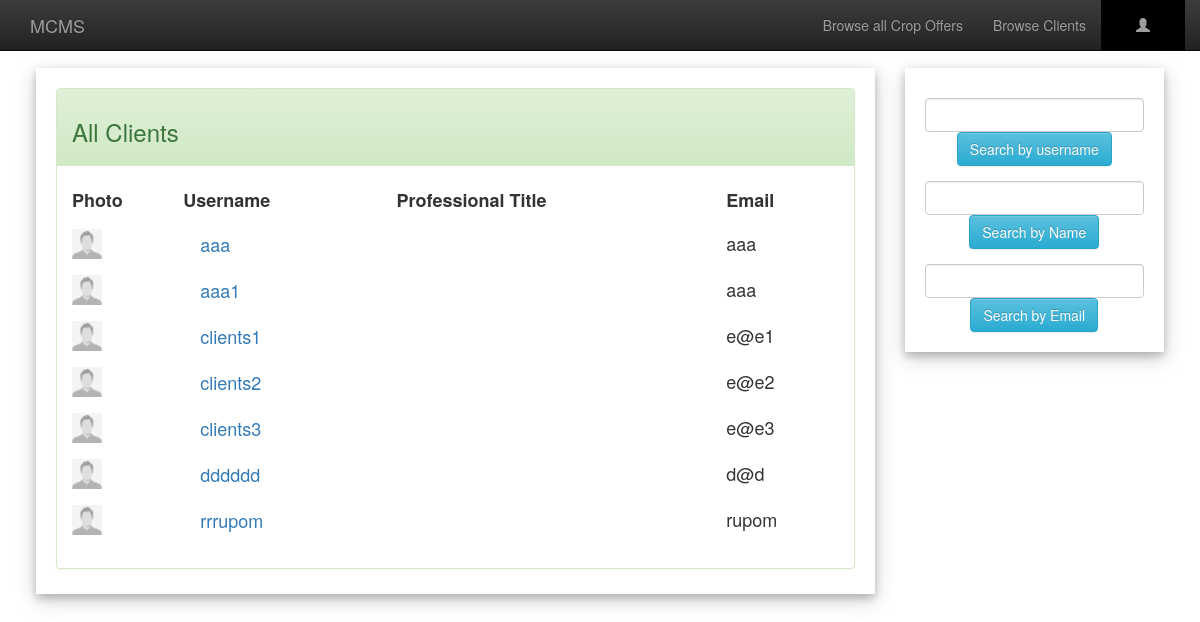
Screenshot of /allClients.php with the database file from the repository.
### tables this page shows
CREATE TABLE `clients` (
  `username` varchar(200) NOT NULL,
  `password` varchar(200) NOT NULL,
  `Name` varchar(200) NOT NULL,
  `email` varchar(200) NOT NULL,
  `contact_no` varchar(200) NOT NULL,
  `address` varchar(200) NOT NULL,
  `gender` varchar(200) NOT NULL,
  `birthdate` date NOT NULL,
  `company` varchar(200) NOT NULL,
  `profile_sum` varchar(1000) NOT NULL
);

### allClients.php (the view, shortened to what this page needs)
<?php include('includes/server.php');
$sql = "SELECT * FROM clients";
$result = $conn->query($sql);
include('includes/header.php');
	if ($_SESSION["Usertype"]=1) {
	include('includes/artisan-navbar.php');
}
else if($_SESSION["Usertype"]=2){
	include('includes/client-navbar.php');
	}
 ?>
<div style="padding:1% 3% 1% 3%;">
<div class="row">
	<div class="col-lg-9">
		<div class="card" style="padding:20px 20px 5px 20px;margin-top:20px">
			<div class="panel panel-success">
			  <div class="panel-heading"><h3>All Clients</h3></div>
			  <div class="panel-body"><h4>
                  <table style="width:100%">
                      <tr>
					 	 <td style="font-weight:bold; padding-bottom:10px;">Photo</td>
                          <td style="font-weight:bold; padding-bottom:10px;">Username</td>
                          <td style="font-weight:bold; padding-bottom:10px;">Professional Title</td>
                          <td style="font-weight:bold; padding-bottom:10px;">Email</td>
                      </tr>
                      <?php
                      if ($result->num_rows > 0) {
                            while($row = $result->fetch_assoc()) {
								$photo=(!empty($row['photo'])) ? 'image/'.$row['photo'] : 'image/profile.jpg';
                                $f_username=$row["username"];
                                $email=$row["email"];
                                echo "
                                <form action='allClients.php' method='post'>
                                <input type='hidden' name='f_user' value='".$f_username."'>
									<tr>
									<td>
                                    <img src='".$photo."' height='30px' width='30px'>
                                  </td>
									<td><input type='submit' class='btn btn-link btn-lg' value='".$f_username."'></td>
                                     <td>"
									.
									" </td>
                                    <td>".$email."</td>
                                    </tr>
                                </form>
                                ";
                                }
                        } else {
                            echo "<tr></tr><tr><td></td><td>Nothing to show</td></tr>";
                        }
                       ?>
                     </table>
              </h4></div>
			</div>
		</div>
	</div>
	<div class="col-lg-3">
		<div class="card" style="padding:20px 20px 5px 20px;margin-top:20px">
			<form action="allClients.php" method="post">
				<div class="form-group">
				  <input type="text" class="form-control" name="s_username">
				  <center><button type="submit" class="btn btn-info">Search by username</button></center>
				</div>
	        </form>
	        <form action="allClients.php" method="post">
				<div class="form-group">
				  <input type="text" class="form-control" name="s_name">
				  <center><button type="submit" class="btn btn-info">Search by Name</button></center>
				</div>
	        </form>
	        <form action="allClients.php" method="post">
				<div class="form-group">
				  <input type="text" class="form-control" name="s_email">
				  <center><button type="submit" class="btn btn-info">Search by Email</button></center>
				</div>
	        </form>
	    </div>
	</div>
</div>
</div>
<?php include('includes/footer.php');?>

### includes/header.php (style rules this page uses)
body { padding-top: 3%;margin: 0; }
.card { box-shadow: 0 4px 8px 0 rgba(0, 0, 0, 0.2), 0 6px 20px 0 rgba(0, 0, 0, 0.19); background:#fff }

### rows the page displays
clients: username "aaa", email "aaa"
clients: username "aaa1", email "aaa"
clients: username "clients1", email "e@e1"
clients: username "clients2", email "e@e2"
clients: username "clients3", email "e@e3"
clients: username "dddddd", email "d@d"
clients: username "rrrupom", email "rupom"
